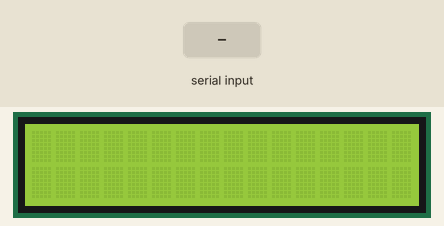
Simulated run of this sketch. Board: Arduino Uno, built with avr-gcc and run on an emulated ATmega328P. Shown: 16×2 character LCD. Inputs (shaded band) come from the test bench. What the sketch prints to the serial monitor is not drawn.

Above: at 1.0 s.
1.1 s: "90,45,200\n" received over Serial
3.6 s: "30,150,10\n" received over Serial
6.1 s: "90,45\n" received over Serial
8.6 s: "30,150\n" received over Serial
At 10.2 s:
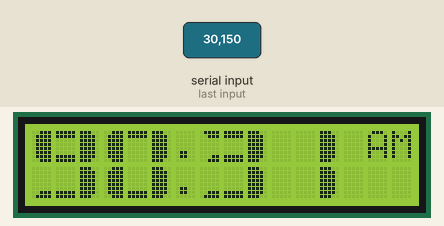
At 53.55 s:
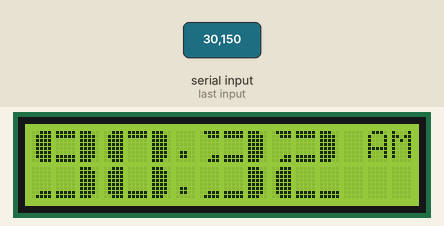

Measured:
- after the input at 1.1 s, every drawn part: stays the same
- after the input at 3.6 s, every drawn part: stays the same
- after the input at 6.1 s, every drawn part: stays the same
- after the input at 8.6 s, the display: first changes after 1.1 s (image 1 shows a later state)
- what the display in image 1 shows lasts 0.5 s, from 9.9 s to 10.4 s

The sketch:

lcd_display_clock.ino
```cpp
int last_millis = 0;
bool dots_on = false;
// include the library
#include <LiquidCrystal_I2C.h>

// initialize the display
LiquidCrystal_I2C lcd(0x27, 16, 2);
int s,m,h,a,d,state,state1,state2,dg;
int cnt = 0;
bool clock_activ = true;
// the 8 arrays that form each segment of the custom numbers
byte bar1[8] = {0b11100,0b11110,0b11110,0b11110,0b11110,0b11110,0b11110,0b11100};
byte bar2[8] = {0b00111,0b01111,0b01111,0b01111,0b01111,0b01111,0b01111,0b00111};
byte bar3[8] = {0b11111,0b11111,0b00000,0b00000,0b00000,0b00000,0b11111,0b11111};
byte bar4[8] = {0b11110,0b11100,0b00000,0b00000,0b00000,0b00000,0b11000,0b11100};
byte bar5[8] = {0b01111,0b00111,0b00000,0b00000,0b00000,0b00000,0b00011,0b00111};
byte bar6[8] = {0b00000,0b00000,0b00000,0b00000,0b00000,0b00000,0b11111,0b11111};
byte bar7[8] = {0b00000,0b00000,0b00000,0b00000,0b00000,0b00000,0b00111,0b01111};
byte bar8[8] = {0b11111,0b11111,0b00000,0b00000,0b00000,0b00000,0b00000,0b00000};


void setup()
{
  lcd.init(); //LCD Display init
  lcd.backlight(); //LCD Display activate 0backlight

  state=1;
  state1=1;
  state2=1;
  // sets the LCD's rows and colums:

  pinMode(8,INPUT_PULLUP);
  pinMode(9,INPUT_PULLUP);
  pinMode(10,INPUT_PULLUP);
  s=0;
  m=0;
  h=0;
  a=0;
  Serial.begin(9600);

  Serial.println(F("enter hour"));
  while (!Serial.available()){
    delay(1);
  }
  String temp = "";
  temp = Serial.readString();
  h = temp.toInt();

  Serial.println(F("enter minutes"));
  while (!Serial.available()){
    delay(1);
  }
  temp = Serial.readString();
  m = temp.toInt();

  Serial.println(F("enter seconds"));
  while (!Serial.available()){
    delay(1);
  }
  temp = Serial.readString();
  s = temp.toInt();

  Serial.println(F("enter am/pm"));
  while (!Serial.available()){
    delay(1);
  }
  temp = Serial.readString();
  a = temp.toInt();


}

void custom0(int col)
{ // uses segments to build the number 0
  lcd.setCursor(col, 0);
  lcd.write(2);
  lcd.write(8);
  lcd.write(1);
  lcd.setCursor(col, 1);
  lcd.write(2);
  lcd.write(6);
  lcd.write(1);
}

void custom1(int col)
{
  lcd.setCursor(col,0);
  lcd.write(32);
  lcd.write(32);
  lcd.write(1);
  lcd.setCursor(col,1);
  lcd.write(32);
  lcd.write(32);
  lcd.write(1);
}

void custom2(int col)
{
  lcd.setCursor(col,0);
  lcd.write(5);
  lcd.write(3);
  lcd.write(1);
  lcd.setCursor(col, 1);
  lcd.write(2);
  lcd.write(6);
  lcd.write(6);
}

void custom3(int col)
{
  lcd.setCursor(col,0);
  lcd.write(5);
  lcd.write(3);
  lcd.write(1);
  lcd.setCursor(col, 1);
  lcd.write(7);
  lcd.write(6);
  lcd.write(1);
}

void custom4(int col)
{
  lcd.setCursor(col,0);
  lcd.write(2);
  lcd.write(6);
  lcd.write(1);
  lcd.setCursor(col, 1);
  lcd.write(32);
  lcd.write(32);
  lcd.write(1);
}

void custom5(int col)
{
  lcd.setCursor(col,0);
  lcd.write(2);
  lcd.write(3);
  lcd.write(4);
  lcd.setCursor(col, 1);
  lcd.write(7);
  lcd.write(6);
  lcd.write(1);
}

void custom6(int col)
{
  lcd.setCursor(col,0);
  lcd.write(2);
  lcd.write(3);
  lcd.write(4);
  lcd.setCursor(col, 1);
  lcd.write(2);
  lcd.write(6);
  lcd.write(1);
}

void custom7(int col)
{
  lcd.setCursor(col,0);
  lcd.write(2);
  lcd.write(8);
  lcd.write(1);
  lcd.setCursor(col, 1);
  lcd.write(32);
  lcd.write(32);
  lcd.write(1);
}

void custom8(int col)
{
  lcd.setCursor(col, 0);
  lcd.write(2);
  lcd.write(3);
  lcd.write(1);
  lcd.setCursor(col, 1);
  lcd.write(2);
  lcd.write(6);
  lcd.write(1);
}

void custom9(int col)
{
  lcd.setCursor(col, 0);
  lcd.write(2);
  lcd.write(3);
  lcd.write(1);
  lcd.setCursor(col, 1);
  lcd.write(7);
  lcd.write(6);
  lcd.write(1);
}

void printNumber(int value, int col) {
  // assignes each segment a write number
  lcd.createChar(1,bar1);
  lcd.createChar(2,bar2);
  lcd.createChar(3,bar3);
  lcd.createChar(4,bar4);
  lcd.createChar(5,bar5);
  lcd.createChar(6,bar6);
  lcd.createChar(7,bar7);
  lcd.createChar(8,bar8);

  if (value == 0) {
    custom0(col);
  } if (value == 1) {
    custom1(col);
  } if (value == 2) {
    custom2(col);
  } if (value == 3) {
    custom3(col);
  } if (value == 4) {
    custom4(col);
  } if (value == 5) {
    custom5(col);
  } if (value == 6) {
    custom6(col);
  } if (value == 7) {
    custom7(col);
  } if (value == 8) {
    custom8(col);
  } if (value == 9) {
    custom9(col);
  }
}


void loop() {
  switch(cnt){
  case 1:
    m=m+dg;
    dg=0;
    if(m>59){
      m=59;
    }
    if(m<0){
      m=0;
    }
    break;
  case 2:
    h=h+dg;
    dg=0;
    if(h>11){
      h=11;
    }
    if(h<0){
      h=0;
    }
    break;
  case 3:
    if(dg==1){
      a=1;
      dg=0;
    }
    if(dg==-1){
      a=0;
      dg=0;
    }
    break;
  }
  if(s>59){
    s=0;
    m++;
    if(m>59){
      m=0;
      h++;
      if(h>11){
        h=0;
        a=!a;
      }
    }
  }
  if(clock_activ){
    d=h%10;
    printNumber(d, 3);
    d=h/10;
    printNumber(d, 0);
    d=m%10;
    printNumber(d, 10);
    d=m/10;
    printNumber(d, 7);
    lcd.setCursor(14, 0);
    if(a){
      lcd.print("AM");
    }
    else{
      lcd.print("PM");
    }
  }

  if((millis() - last_millis) > 499){
    if(!dots_on){
      if(cnt==0){
        lcd.setCursor(6, 0);
        lcd.print(".");
        lcd.setCursor(6, 1);
        lcd.print(".");
      }
      dots_on = true;
    }
    else{
      if(cnt==0){
        s++;
        lcd.setCursor(6, 0);
        lcd.print(" ");
        lcd.setCursor(6, 1);
        lcd.print(" ");
      }
      dots_on = false;
    }
    last_millis = millis();
  }
}
```
